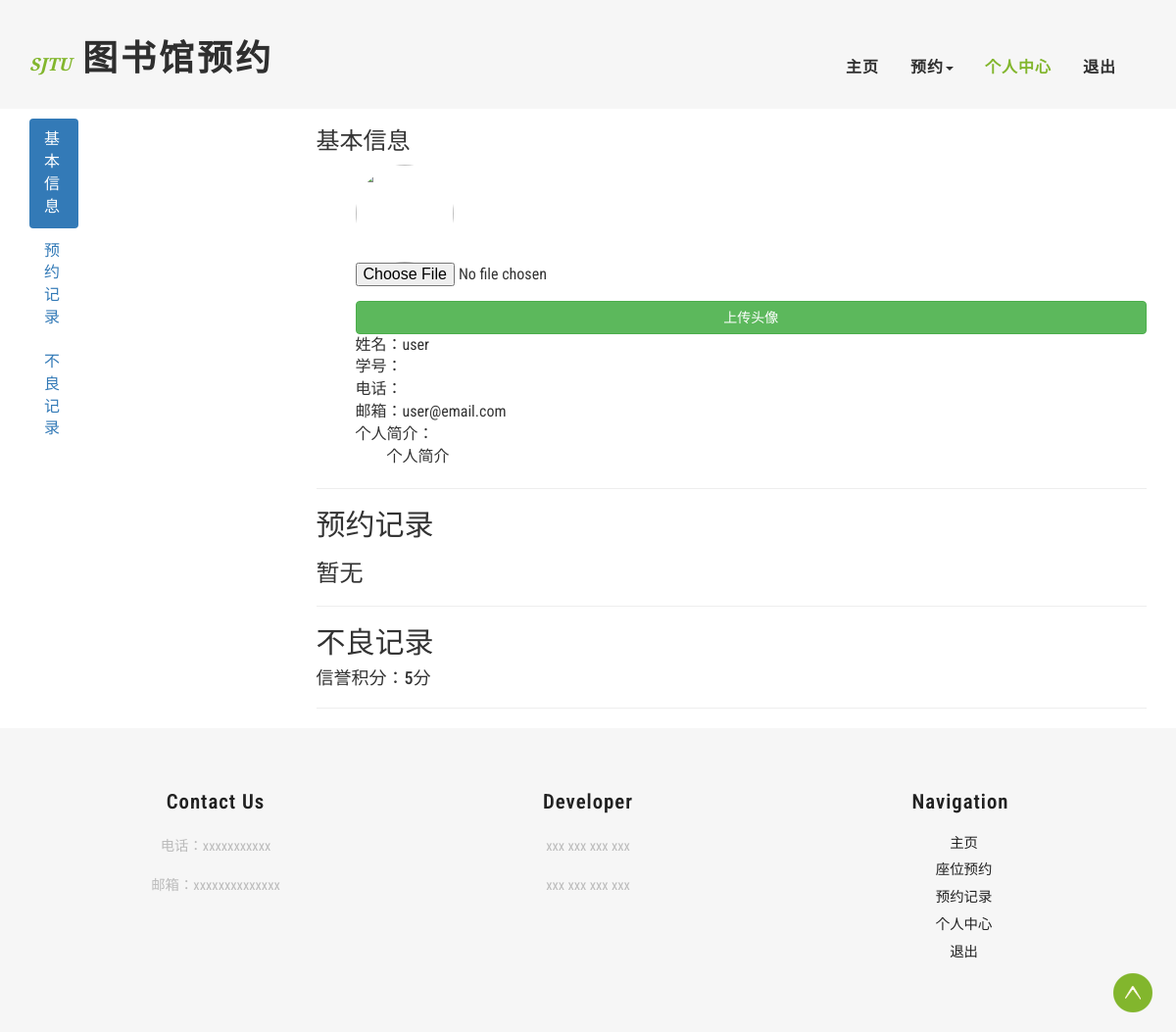
Page /center/personal_center/ (signed in) on the earlier database version.
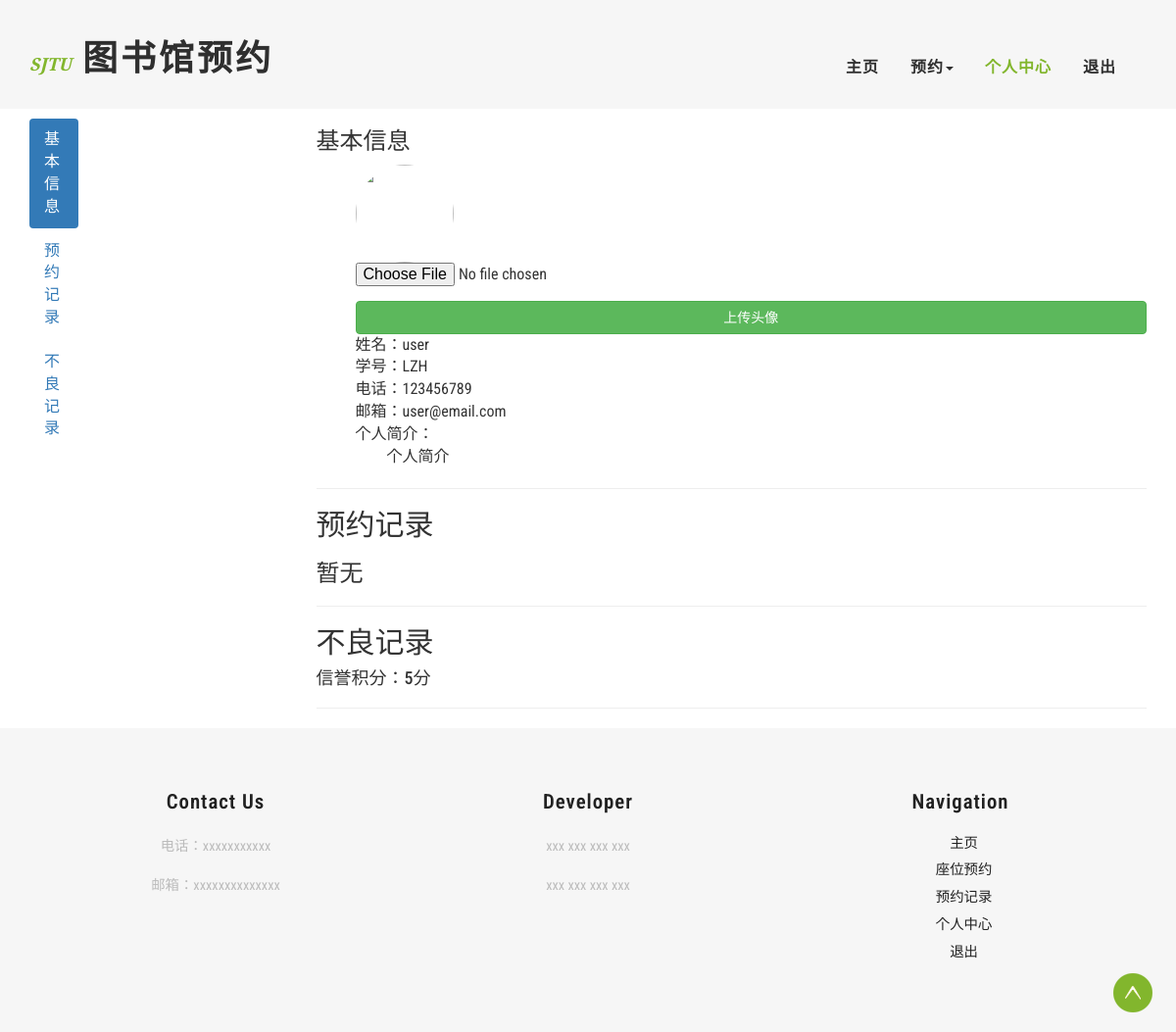
Same page on the later database version.
### Account_App/models.py (models this page shows, shortened)
class UserProf(models.Model):
    user = models.OneToOneField(User, on_delete=models.CASCADE)
    icon = models.ImageField(upload_to='icon', default='static/image/zhangzhe.jpg')  # 头像(有默认头像)
    credit = models.PositiveIntegerField(default=5)  # 信誉度
    introduction = models.TextField(default="个人简介")  # 个人简介
    name = models.CharField(default="user", max_length=20)  # 姓名
    student_number = models.CharField(max_length=12)  # 学号
    mailbox = models.EmailField(default="user@email.com")  # 邮箱
    phone_number = models.CharField(max_length=11)  # 电话号码
    record_id = models.TextField(editable=False)  # 预约记录
    phone = models.CharField(max_length=20, null=True)  # 电话
    class Meta:
        db_table = 'userprof'

### Center_App/views.py (the view)
# urls.py: path('personal_center/', views.personal_center, name='personal_center'),
def personal_center(request):
    try:
        user_id = request.session.get('user_id')*1
    except Exception:
        return redirect(reverse('account:user_login'))
    user_id = request.session.get('user_id')
    userprof = UserProf.objects.get(user_id=user_id)
    print(type(user_id))
    icon = userprof.icon
    if request.method == 'POST':
        icon = request.FILES.get('icon')
        userprof.icon = icon
        userprof.save()
    data = {
        'icon': '../../static/uploads/' + userprof.icon.url,
        'name': userprof.name,
        'student_number': userprof.student_number,
        'phone_number': userprof.phone_number,
        'mailbox': userprof.mailbox,
        'introduction': userprof.introduction,
        'record_id_new': None,  # 待完成
        'credit': userprof.credit
    }
    return render(request, 'main/personal_center.html', context=data)

### templates/main/personal_center.html (shortened to what this page needs)
{% extends 'base_main.html' %}
{% load static %}
{% block header %}
    <div class="banner">
        <div class="header">
            <div class="container">
                <div class="header-left">
                    <div class="w3layouts-logo">
                        <h1>
                            <a href="{% url 'center:homepage' %}"><span>SJTU</span> 图书馆预约 </a>
                        </h1>
                    </div>
                </div>
                <div class="header-right">
                    <div class="w3-header-bottom">
                        <div class="top-nav">
                            <nav class="navbar navbar-default">
                                <div class="collapse navbar-collapse" id="bs-example-navbar-collapse-1">
                                    <ul class="nav navbar-nav">
                                        <li><a href="{% url 'center:homepage' %}">主页</a></li>
                                        <li class=""><a href="#" class="dropdown-toggle hvr-bounce-to-bottom"
                                                        data-toggle="dropdown" role="button" aria-haspopup="true"
                                                        aria-expanded="false">预约<span class="caret"></span></a>
                                        </li>
                                        <li><a class="active" href={% url 'center:personal_center' %}>个人中心</a></li>
                                        <li><a href={% url 'account:logout' %}>退出</a></li>
                                    </ul>
                                    <div class="clearfix"></div>
                                </div>
                            </nav>
                        </div>
                        <div class="clearfix"></div>
                    </div>
                </div>
                <div class="clearfix"></div>
            </div>
        </div>
    </div>
{% endblock %}
{% block content %}
    <div class="container">
        <div class="row">
            <div class="col-xs-3" id="myScrollspy">
                <ul id="myAffix" class="nav nav-pills nav-stacked" data-spy="affix" data-offset-top="150">
                    <li class="active"><a href="#section-1">基本信息</a></li>
                    <li><a href="#section-2">预约记录</a></li>
                    <li><a href="#section-3">不良记录</a></li>
                </ul>
            </div>
            <div class="col-xs-9">
                <h3 id="section-1">基本信息</h3>
                <ol style="list-style: none">
                    <form method="post" enctype="multipart/form-data" action="{% url 'center:personal_center' %}">
                        <li>
                            <div style="width:100px;height:100px;border-radius:50px;overflow:hidden;">
                                <img src="{{ icon }} " width="100px" height="100px">
                            </div>
                            <div class="form-group">
                                <input name="icon" type="file" id="icon_input">
                            </div>
                            <button type="submit" class="btn btn-success btn-block">上传头像</button>
                        </li>
                    </form>
                    <li>姓名：{{ name }}</li>
                    <li>学号：{{ student_number }}</li>
                    <li>电话：{{ phone_number }}</li>
                    <li>邮箱：{{ mailbox }}</li>
                    <li>个人简介：<p style="text-indent:2em">{{ introduction }}</p></li>
                </ol>
                <hr>
                <h2 id="section-2">预约记录</h2>
                <h3>暂无</h3>
                <hr>
                <h2 id="section-3">不良记录</h2>
                <h4>信誉积分：{{ credit }}分</h4>
                <hr>
            </div>
        </div>
    </div>
{% endblock %}

### templates/base_main.html (shortened to what this page needs)
{% extends 'base.html' %}
{% load static %}
{% block footer %}
    <div class="footer">
        <div class="container">
            <div class="agile-footer-grids">
                <div class="col-md-4 agile-footer-grid">
                    <h4 class="text-center">Contact Us</h4>
                    <p class="text-center">电话：xxxxxxxxxxx
                        <span>
                            邮箱：xxxxxxxxxxxxxx
                        </span>
                    </p>
                </div>
                <div class="col-md-4 agile-footer-grid">
                    <h4 class="text-center">Developer</h4>
                    <p class="text-center">xxx xxx xxx xxx
                        <span>
                            xxx   xxx xxx xxx
                        </span>
                    </p>
                </div>
                <div class="col-md-4 agile-footer-grid">
                    <h4 class="text-center"> Navigation</h4>
                    <ul>
                        <li class="text-center"><a href="{% url 'center:homepage' %}">主页</a></li>
                        <li class="text-center"><a href="{% url 'book:book_seat' %}">座位预约</a></li>
                        <li class="text-center"><a href="{% url 'book:book_record' %}">预约记录</a></li>
                        <li class="text-center"><a href="{% url 'center:personal_center' %}">个人中心</a></li>
                        <li class="text-center"><a href="{% url 'account:logout' %}">退出</a></li>
                    </ul>
                </div>
                <div class="clearfix"></div>
            </div>
        </div>
    </div>
    <a href="#" id="toTop" style="display: inline;">To Top</a>
{% endblock %}

### templates/base.html (shortened to what this page needs)
{% load static %}
<!DOCTYPE html>
<html lang="en">
<head>
    <link href="/static/css/bootstrap.css" rel="stylesheet" type="text/css" media="all"/>
    <link rel="stylesheet" href="/static/css/style.css" type="text/css" media="all">
</head>
<body>
{% block header %}
{% endblock %}
{% block content %}
{% endblock %}
{% block footer %}
{% endblock %}
</body>
</html>

### static/css/style.css (style rules this page uses)
body a { transition: 0.5s all; -webkit-transition: 0.5s all; -o-transition: 0.5s all; -moz-transition: 0.5s all; -ms-transition: 0.5s all; }
html, body { font-size: 100%; font-family: 'Roboto Condensed', sans-serif; }
body { background: #FFFFFF; }
.header { background: rgba(212, 212, 212, 0.21); padding: 1em 0; }
.header-left { float: left; }
.w3layouts-logo { margin: 1.5em 0 0 0; }
.w3layouts-logo h1 { margin: 0; }
.w3layouts-logo h1 a { color: #2f2f2f; font-size: 1em; text-decoration: none; font-weight: 900; font-family: 'Raleway', sans-serif; text-transform: uppercase; letter-spacing: 3px; }
.w3layouts-logo h1 a span { color: #82b62d; font-size: .5em; text-decoration: none; font-family: 'Crimson Text', serif; font-style: italic; font-weight: 600; text-transform: uppercase; letter-spacing: 0; }
.header-right { float: right; margin: 1.2em 0 0 0; }
.top-nav { padding: 1em 0; margin: .5em 0 0 0; float: left; }
.top-nav ul { padding: 0; margin: 0; }
.top-nav ul li { display: inline-block; margin: 0 1em; float: left; }
ul.nav.navbar-nav { float: right; }
.navbar-default { background: none; border: none; margin: 0; }
.navbar { min-height: 0; }
.top-nav ul li a { color: #2f2f2f !important; font-size: 1em; margin: 0; text-decoration: none; padding: 0; font-weight: 600; font-family: 'Roboto Condensed', sans-serif; letter-spacing: 1px; }
.top-nav ul li a.active { color: #82b62d !important; }
.footer { padding: 4em 0; background: rgba(212, 212, 212, 0.21); }
.agile-footer-grid h4 { color: #212121; font-size: 1.3em; font-weight: 600; margin: 0 0 1em 0; letter-spacing: 1px; }
.agile-footer-grid p { color: #bbbbbb; font-size: .9em; line-height: 1.8em; margin: 0; }
.agile-footer-grid p span { display: block; margin: 1em 0 0 0; }
.agile-footer-grid ul { padding: 0; margin: 0; }
.agile-footer-grid ul li { display: block; margin-bottom: .5em; color: #8a8a8a; font-size: .9em; }
.agile-footer-grid ul li a { color: #212121; text-decoration: none; margin-left: .5em; }
#toTop { display: none; text-decoration: none; position: fixed; bottom: 20px; right: 2%; overflow: hidden; z-index: 999; width: 40px; height: 40px; border: none; text-indent: 100%; background: url(../image/arrow.png) no-repeat 0 0; }

### templates/main/personal_center.html (style rules this page uses)
.nav-pills { width: 50px; }
.nav-pills.affix-top { top: 10px; position: absolute; }

Differences in the rows shown:
changed UserProf "user": student_number (not shown) → "LZH"; phone_number (not shown) → "123456789"
